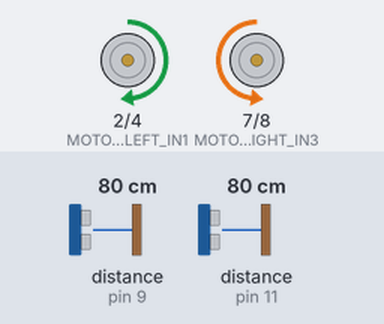
A sketch run on a simulated Arduino Uno, built with avr-gcc and run on an emulated ATmega328P. On the bench: motor-driver pin pairs drawn as motors (green arrow = first pin HIGH = forward, orange = second pin HIGH = backward, longer = more drive, scaled by the enable pin). Wiring (inferred from the names in the program): 2 × ultrasonic range finder: trigger pin 6, echo pin 9 / trigger pin 10, echo pin 11. Inputs (shaded band) come from the test bench; at power-on: distance to the obstacle (sensors on pin 9, pin 11) 80 cm. The echo pulse lasts 58.3 µs per cm; what the sketch prints to the serial monitor is not drawn.

Above: at 1.2 s.
1.3 s: distance to the obstacle (sensor on pin 9) set to 46 cm
4.3 s: distance to the obstacle (sensor on pin 9) set to 37 cm
At 5.7 s:
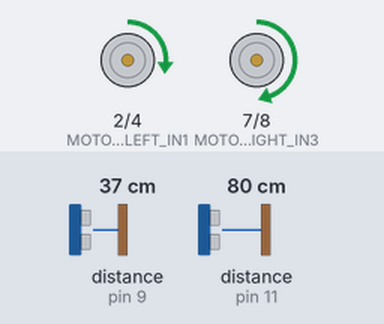
6.0 s: distance to the obstacle (sensor on pin 11) set to 45 cm
9.0 s: distance to the obstacle (sensor on pin 11) set to 38 cm
At 9.7 s:
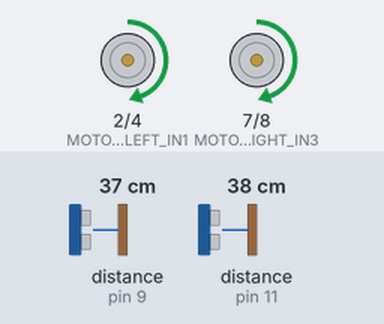
10.6 s: distance to the obstacle (sensor on pin 9) set to 2 cm
At 11.9 s:
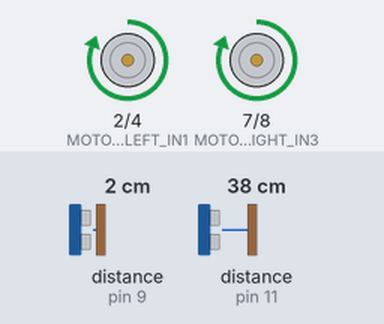
12.2 s: distance to the obstacle (sensor on pin 11) set to 60 cm
At 12.9 s:
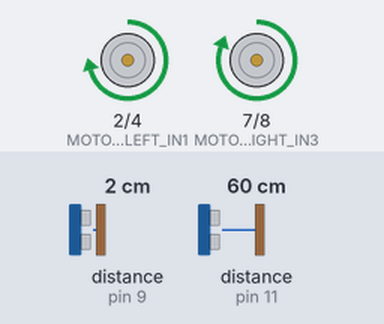
Timing chart, 0 to 14.8 s (numbered marks = the images above; inputs shaded):
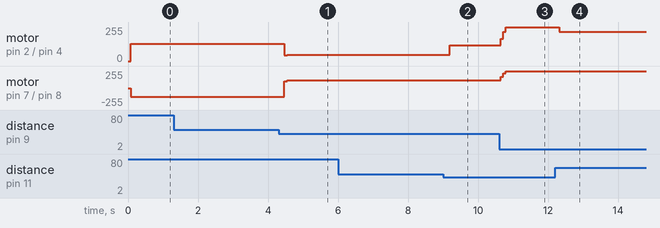

Measured:
- the behaviour switches between 42 and 41 cm on distance to the obstacle (sensor on pin 9) (found by bisection; images 0 and 1)
- the behaviour switches between 42 and 41 cm on distance to the obstacle (sensor on pin 11) (found by bisection; images 1 and 2)
- after the input at 1.3 s, every drawn part: stays the same
- after the input at 4.3 s, motor on pin 2 (MOTOR_LEFT_IN1) / pin 4 (MOTOR_LEFT_IN2): forward 130/255 → forward 42/255 after 0.16 s, → forward 46/255 0.08 s later; motor on pin 7 (MOTOR_RIGHT_IN3) / pin 8 (MOTOR_RIGHT_IN4): backward 130/255 → forward 105/255 after 0.16 s, → forward 117/255 0.08 s later
- after the input at 6.0 s, every drawn part: stays the same
- after the input at 9.0 s, motor on pin 2 (MOTOR_LEFT_IN1) / pin 4 (MOTOR_LEFT_IN2): forward 46/255 → forward 117/255 after 0.19 s
- after the input at 10.6 s, motor on pin 2 (MOTOR_LEFT_IN1) / pin 4 (MOTOR_LEFT_IN2), motor on pin 7 (MOTOR_RIGHT_IN3) / pin 8 (MOTOR_RIGHT_IN4): forward 117/255 → forward 168/255 after 0.05 s, → forward 218/255 0.07 s later, → forward 255/255 0.07 s later
- after the input at 12.2 s, motor on pin 2 (MOTOR_LEFT_IN1) / pin 4 (MOTOR_LEFT_IN2): forward 255/255 → forward 218/255 after 0.11 s

The sketch:

trace_test.ino
```cpp
// ==========================================
// 상수 정의 (UPPER_SNAKE_CASE)
// ==========================================

// L298N 모터 드라이버 핀
const int MOTOR_LEFT_ENA = 3;
const int MOTOR_LEFT_IN1 = 2;
const int MOTOR_LEFT_IN2 = 4;
const int MOTOR_RIGHT_IN3 = 7;
const int MOTOR_RIGHT_IN4 = 8;
const int MOTOR_RIGHT_ENB = 5;

// 초음파 센서 핀
const int SONIC_LEFT_TRIG = 6;
const int SONIC_LEFT_ECHO = 9;
const int SONIC_RIGHT_TRIG = 10;
const int SONIC_RIGHT_ECHO = 11;

// 추적 제어 파라미터
const int RUSH_DISTANCE = 3;        // 최대 속도(255)로 돌진할 초근접 거리 (cm)
const int MAX_DETECT_DIST = 40;     // 상대를 감지하고 추적을 시작할 최대 거리 (cm)
const int MAX_SPEED = 255;          // 모터 최대 속도 (PWM)
const int MIN_SPEED = 100;          // 모터 최소 구동 속도 (PWM)
const int SEARCH_SPEED = 130;       // 상대를 찾기 위해 회전할 때의 속도

// 초음파 필터 크기
const int FILTER_SIZE = 3;

// ==========================================
// 전역 변수 정의 (camelCase)
// ==========================================
long leftHistory[FILTER_SIZE] = {999, 999, 999};
long rightHistory[FILTER_SIZE] = {999, 999, 999};
int filterIndex = 0;

// ==========================================
// 초기 설정 (Setup)
// ==========================================
void setup() {
  Serial.begin(9600);

  pinMode(MOTOR_LEFT_ENA, OUTPUT);
  pinMode(MOTOR_LEFT_IN1, OUTPUT);
  pinMode(MOTOR_LEFT_IN2, OUTPUT);
  pinMode(MOTOR_RIGHT_IN3, OUTPUT);
  pinMode(MOTOR_RIGHT_IN4, OUTPUT);
  pinMode(MOTOR_RIGHT_ENB, OUTPUT);

  pinMode(SONIC_LEFT_TRIG, OUTPUT);
  pinMode(SONIC_LEFT_ECHO, INPUT);
  pinMode(SONIC_RIGHT_TRIG, OUTPUT);
  pinMode(SONIC_RIGHT_ECHO, INPUT);

  Serial.println("=== 초음파 추적 알고리즘 테스트 시작 ===");
}

// ==========================================
// 메인 루프 (Loop)
// ==========================================
void loop() {
  // 1. 양쪽 초음파 센서 거리 측정 (이동 평균 필터 적용)
  long currentLeftDist = getFilteredDistance(SONIC_LEFT_TRIG, SONIC_LEFT_ECHO, leftHistory);
  long currentRightDist = getFilteredDistance(SONIC_RIGHT_TRIG, SONIC_RIGHT_ECHO, rightHistory);

  // 필터 배열의 인덱스를 순환 시킴 (0 -> 1 -> 2 -> 0)
  filterIndex = (filterIndex + 1) % FILTER_SIZE;

  // 2. 모니터링을 위한 시리얼 출력
  Serial.print("Left: "); Serial.print(currentLeftDist);
  Serial.print(" cm | Right: "); Serial.print(currentRightDist);
  Serial.print(" cm -> ");

  // 3. 추적 알고리즘 판단 구역
  if (currentLeftDist <= MAX_DETECT_DIST || currentRightDist <= MAX_DETECT_DIST) {
    // 두 센서 값 중 더 가까운 거리를 기준으로 속도 계산
    long targetDist = min(currentLeftDist, currentRightDist);
    if (targetDist < RUSH_DISTANCE) targetDist = RUSH_DISTANCE;

    // 거리 반비례 속도 매핑 (3cm일 때 255, 40cm일 때 100)
    int calculatedSpeed = map(targetDist, RUSH_DISTANCE, MAX_DETECT_DIST, MAX_SPEED, MIN_SPEED);
    calculatedSpeed = constrain(calculatedSpeed, MIN_SPEED, MAX_SPEED);

    // 방향 제어
    if (currentLeftDist <= MAX_DETECT_DIST && currentRightDist <= MAX_DETECT_DIST) {
      Serial.print("[추적] 정면 발견! 속도: "); Serial.println(calculatedSpeed);
      moveForward(calculatedSpeed);
    }
    else if (currentLeftDist <= MAX_DETECT_DIST) {
      Serial.print("[추적] 좌측 치우침! 좌조향 속도: "); Serial.println(calculatedSpeed);
      moveSteerLeft(calculatedSpeed);
    }
    else {
      Serial.print("[추적] 우측 치우침! 우조향 속도: "); Serial.println(calculatedSpeed);
      moveSteerRight(calculatedSpeed);
    }
  }
  else {
    // 4. 감지 범위(40cm) 내에 아무것도 없을 때 -> 탐색 회전
    Serial.print("[탐색] 상대 상실 -> 제자리 회전 속도: "); Serial.println(SEARCH_SPEED);
    spinInPlace();
  }

  // 시리얼 모니터가 너무 가득 차지 않도록 하면서 실시간성을 유지하는 미세 딜레이
  delay(30);
}

// ==========================================
// 초음파 거리 측정 및 필터 함수
// ==========================================
long getFilteredDistance(int trigPin, int echoPin, long* history) {
  digitalWrite(trigPin, LOW);
  delayMicroseconds(2);
  digitalWrite(trigPin, HIGH);
  delayMicroseconds(10);
  digitalWrite(trigPin, LOW);

  // 실시간성 확보를 위해 타임아웃을 15ms(약 2.5m 거리)로 제한
  long duration = pulseIn(echoPin, HIGH, 15000);
  long distance = (duration == 0) ? 999 : duration * 0.034 / 2;

  if (distance <= 0) distance = 999;

  // 현재 인덱스 위치에 신규 거리 저장
  history[filterIndex] = distance;

  // 최근 3개 데이터의 평균값 계산
  long sum = 0;
  for (int i = 0; i < FILTER_SIZE; i++) {
    sum += history[i];
  }
  return sum / FILTER_SIZE;
}

// ==========================================
// 모터 제어 함수 하부 인터페이스
// ==========================================

void moveForward(int speed) {
  digitalWrite(MOTOR_LEFT_IN1, HIGH);
  digitalWrite(MOTOR_LEFT_IN2, LOW);
  analogWrite(MOTOR_LEFT_ENA, speed);

  digitalWrite(MOTOR_RIGHT_IN3, HIGH);
  digitalWrite(MOTOR_RIGHT_IN4, LOW);
  analogWrite(MOTOR_RIGHT_ENB, speed);
}

void turnRight(int speed) {
  digitalWrite(MOTOR_LEFT_IN1, HIGH);
  digitalWrite(MOTOR_LEFT_IN2, LOW);
  analogWrite(MOTOR_LEFT_ENA, speed);

  digitalWrite(MOTOR_RIGHT_IN3, LOW);
  digitalWrite(MOTOR_RIGHT_IN4, HIGH);
  analogWrite(MOTOR_RIGHT_ENB, speed);
}

void moveSteerLeft(int speed) {
  digitalWrite(MOTOR_LEFT_IN1, HIGH);
  digitalWrite(MOTOR_LEFT_IN2, LOW);
  analogWrite(MOTOR_LEFT_ENA, speed * 0.4); // 안쪽 바퀴 감속비 (0.4 배)
  digitalWrite(MOTOR_RIGHT_IN3, HIGH);
  digitalWrite(MOTOR_RIGHT_IN4, LOW);
  analogWrite(MOTOR_RIGHT_ENB, speed);
}

void moveSteerRight(int speed) {
  digitalWrite(MOTOR_LEFT_IN1, HIGH);
  digitalWrite(MOTOR_LEFT_IN2, LOW);
  analogWrite(MOTOR_LEFT_ENA, speed);
  digitalWrite(MOTOR_RIGHT_IN3, HIGH);
  digitalWrite(MOTOR_RIGHT_IN4, LOW);
  analogWrite(MOTOR_RIGHT_ENB, speed * 0.4); // 안쪽 바퀴 감속비 (0.4 배)
}

void spinInPlace() {
  turnRight(SEARCH_SPEED);
}
```
